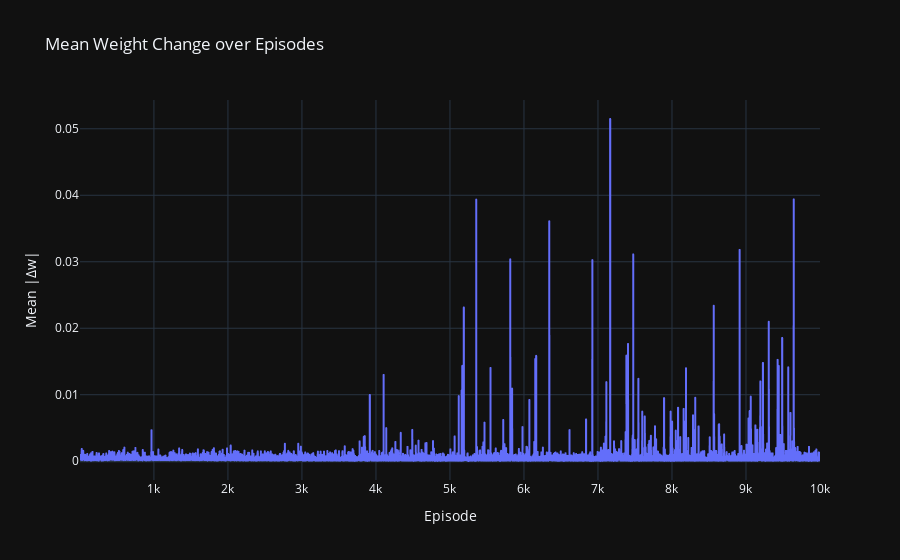
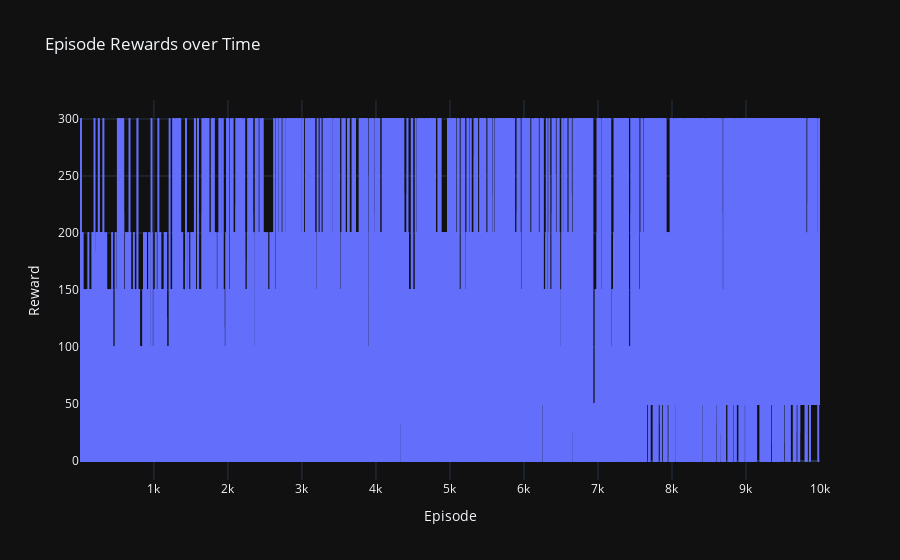
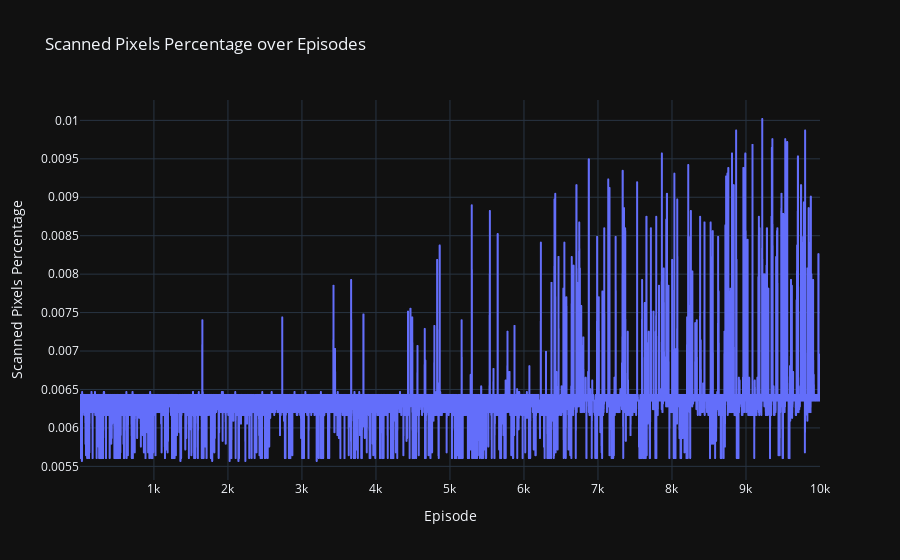
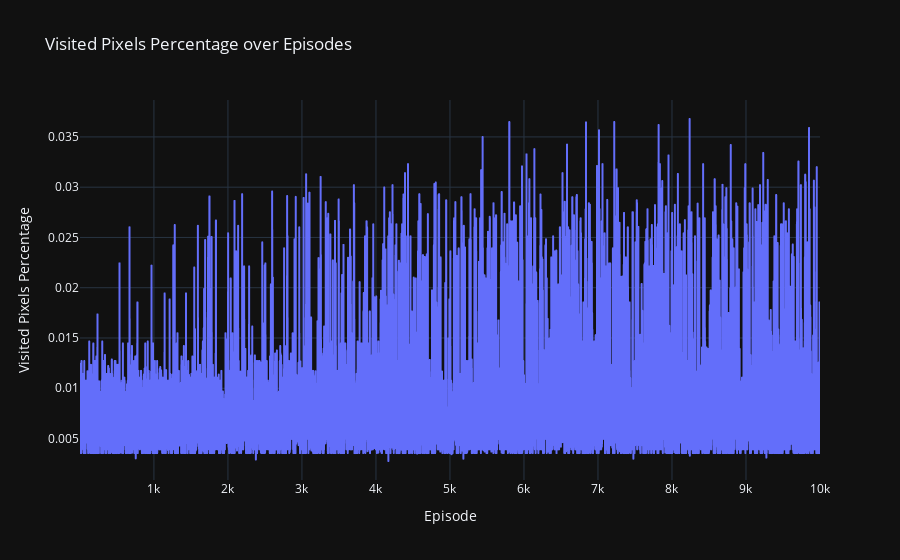

These figures' notebook cell, in order:
### Code cell
epsilon_min = 0.1

trainer = Trainer(epsilon_min=0.05, epsilon_decay_fraction=0.95, initial_epsilon=1.0)
agent = trainer.train_if_needed(agent, env, class_name=CLASS_NAME, n_episodes=10000)

env.close()

### Figure 1 — Plotly figure (JSON) as saved in the notebook; plotly's stock layout.template omitted (floating-point values rounded to 4 significant figures; data arrays with more than 128 entries replaced by an {"elided": "..."} marker saying what was removed)
{"data": [{"hovertemplate": "Episode=%{x}<br>Mean |Δw|=%{y}<extra></extra>", "legendgroup": "", "line": {"color": "#636efa", "dash": "solid"}, "marker": {"symbol": "circle"}, "mode": "lines", "name": "", "showlegend": false, "x": {"elided": "10000 int values"}, "xaxis": "x", "y": {"elided": "10000 float values"}, "yaxis": "y", "type": "scattergl"}], "layout": {"xaxis": {"anchor": "y", "domain": [0.0, 1.0], "title": {"text": "Episode"}}, "yaxis": {"anchor": "x", "domain": [0.0, 1.0], "title": {"text": "Mean |Δw|"}}, "legend": {"tracegroupgap": 0}, "title": {"text": "Mean Weight Change over Episodes"}}}

### Figure 2 — Plotly figure (JSON) as saved in the notebook; plotly's stock layout.template omitted (floating-point values rounded to 4 significant figures; data arrays with more than 128 entries replaced by an {"elided": "..."} marker saying what was removed)
{"data": [{"hovertemplate": "Episode=%{x}<br>Reward=%{y}<extra></extra>", "legendgroup": "", "line": {"color": "#636efa", "dash": "solid"}, "marker": {"symbol": "circle"}, "mode": "lines", "name": "", "showlegend": false, "x": {"elided": "10000 int values"}, "xaxis": "x", "y": {"elided": "10000 float values"}, "yaxis": "y", "type": "scattergl"}], "layout": {"xaxis": {"anchor": "y", "domain": [0.0, 1.0], "title": {"text": "Episode"}}, "yaxis": {"anchor": "x", "domain": [0.0, 1.0], "title": {"text": "Reward"}}, "legend": {"tracegroupgap": 0}, "title": {"text": "Episode Rewards over Time"}}}

### Figure 3 — Plotly figure (JSON) as saved in the notebook; plotly's stock layout.template omitted (floating-point values rounded to 4 significant figures; data arrays with more than 128 entries replaced by an {"elided": "..."} marker saying what was removed)
{"data": [{"hovertemplate": "Episode=%{x}<br>Scanned Pixels Percentage=%{y}<extra></extra>", "legendgroup": "", "line": {"color": "#636efa", "dash": "solid"}, "marker": {"symbol": "circle"}, "mode": "lines", "name": "", "showlegend": false, "x": {"elided": "10000 int values"}, "xaxis": "x", "y": {"elided": "10000 float values"}, "yaxis": "y", "type": "scattergl"}], "layout": {"xaxis": {"anchor": "y", "domain": [0.0, 1.0], "title": {"text": "Episode"}}, "yaxis": {"anchor": "x", "domain": [0.0, 1.0], "title": {"text": "Scanned Pixels Percentage"}}, "legend": {"tracegroupgap": 0}, "title": {"text": "Scanned Pixels Percentage over Episodes"}}}

### Figure 4 — Plotly figure (JSON) as saved in the notebook; plotly's stock layout.template omitted (floating-point values rounded to 4 significant figures; data arrays with more than 128 entries replaced by an {"elided": "..."} marker saying what was removed)
{"data": [{"hovertemplate": "Episode=%{x}<br>Visited Pixels Percentage=%{y}<extra></extra>", "legendgroup": "", "line": {"color": "#636efa", "dash": "solid"}, "marker": {"symbol": "circle"}, "mode": "lines", "name": "", "showlegend": false, "x": {"elided": "10000 int values"}, "xaxis": "x", "y": {"elided": "10000 float values"}, "yaxis": "y", "type": "scattergl"}], "layout": {"xaxis": {"anchor": "y", "domain": [0.0, 1.0], "title": {"text": "Episode"}}, "yaxis": {"anchor": "x", "domain": [0.0, 1.0], "title": {"text": "Visited Pixels Percentage"}}, "legend": {"tracegroupgap": 0}, "title": {"text": "Visited Pixels Percentage over Episodes"}}}
